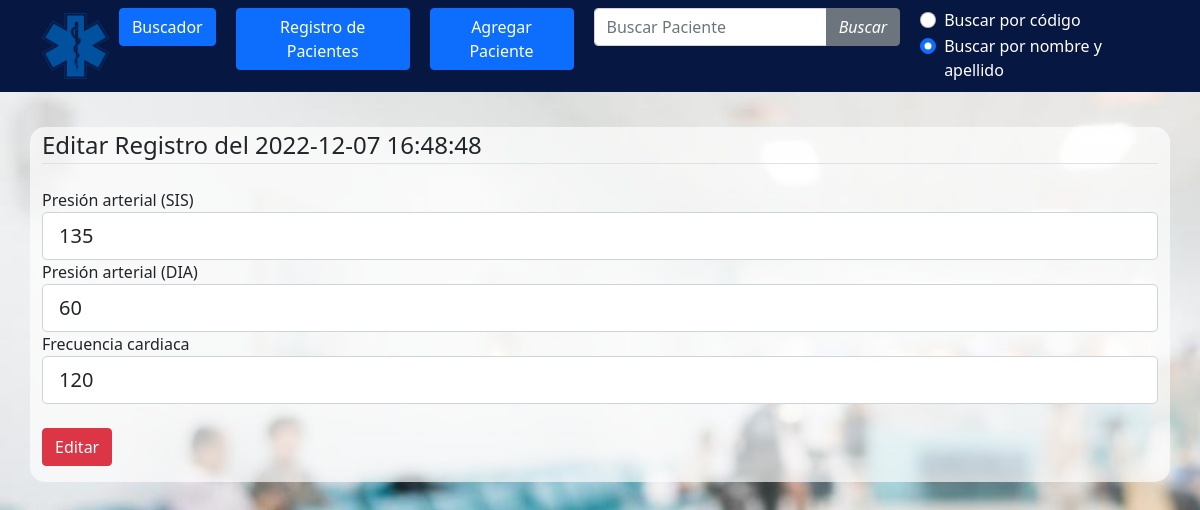
The app's page /editar/2 with its own data.
### website/models.py (models this page shows, shortened)
class Signos(db.Model):
    id = db.Column(db.Integer, primary_key=True)
    pres_art_sis = db.Column(db.String(3), nullable=False)
    pres_art_dia = db.Column(db.String(3), nullable=False)
    fecha = db.Column(db.DateTime, nullable=False, default=datetime.utcnow)
    frec_car = db.Column(db.String(3), nullable=False)
    paciente_id = db.Column(
        db.Integer, db.ForeignKey("paciente.id"), nullable=False
    )  # min el paciente porque se refiere a la tabla

### website/routes.py (the view)
@routes.route("/editar/<id>", methods=["GET", "POST"])
def editar(id):
    signo = Signos.query.get(id)
    paciente_id = signo.paciente_id
    form = EditarSignos()
    if form.validate_on_submit():
        signo.pres_art_sis = form.pres_art_sis.data
        signo.pres_art_dia = form.pres_art_dia.data
        signo.frec_car = form.frec_car.data
        db.session.commit()
        flash("El registro fue editado!", "success")
        return redirect(url_for("routes.ficha_pac", id=paciente_id))
    elif request.method == "GET":
        form.pres_art_sis.data = signo.pres_art_sis
        form.pres_art_dia.data = signo.pres_art_dia
        form.frec_car.data = signo.frec_car
        return render_template(
            "editar_registro.html", title="editar_registro", signo=signo, form=form
        )

### website/forms.py
class EditarSignos(FlaskForm):
    pres_art_sis = StringField(
        "Presión arterial (SIS)", validators=[DataRequired(), Length(min=1, max=3)]
    )
    pres_art_dia = StringField(
        "Presión arterial (DIA)", validators=[DataRequired(), Length(min=2, max=3)]
    )
    frec_car = StringField(
        "Frecuencia cardiaca", validators=[DataRequired(), Length(min=2, max=3)]
    )
    editar = SubmitField("Editar")

### website/templates/editar_registro.html (shortened to what this page needs)
{% extends "base.html" %} {% block content %}
<div class="content-section">
  <form action="" method="POST">
    <fieldset class="form-group">
      <legend class="border-bottom mb-4">
        Editar Registro del {{signo.fecha}}
      </legend>
      <div class="form-group">
        {{ form.pres_art_sis.label(class="form-control-label") }} {% if
        form.pres_art_sis.errors %} {{ form.pres_art_sis(class="form-control
        form-control-lg is-invalid") }}
        <div class="invalid-feedback">
          {% for error in form.pres_art_sis.errors %}
          <span>{{ error }}</span>
          {% endfor %}
        </div>
        {% else %} {{ form.pres_art_sis(class="form-control form-control-lg") }}
        {% endif %}
      </div>
      <div class="form-group">
        {{ form.pres_art_dia.label(class="form-control-label") }} {% if
        form.pres_art_dia.errors %} {{ form.pres_art_dia(class="form-control
        form-control-lg is-invalid") }}
        <div class="invalid-feedback">
          {% for error in form.pres_art_dia.errors %}
          <span>{{ error }}</span>
          {% endfor %}
        </div>
        {% else %} {{ form.pres_art_dia(class="form-control form-control-lg") }}
        {% endif %}
      </div>
      <div class="form-group">
        {{ form.frec_car.label(class="form-control-label") }} {% if
        form.frec_car.errors %} {{ form.frec_car(class="form-control
        form-control-lg is-invalid") }}
        <div class="invalid-feedback">
          {% for error in form.frec_car.errors %}
          <span>{{ error }}</span>
          {% endfor %}
        </div>
        {% else %} {{ form.frec_car(class="form-control form-control-lg") }} {%
        endif %}
      </div>
    </fieldset>
    <br />
    <div class="form-group">{{ form.editar(class="btn btn-danger") }}</div>
  </form>
</div>
{% endblock content %}

### website/static/estilos.css (style rules this page uses)
body { background-image: url("fondo.jpeg"); background-size: cover; }

### records on screen
Signos: fecha "2022-12-07 16:48:48", pres_art_sis "135", pres_art_dia "60", frec_car "120"
